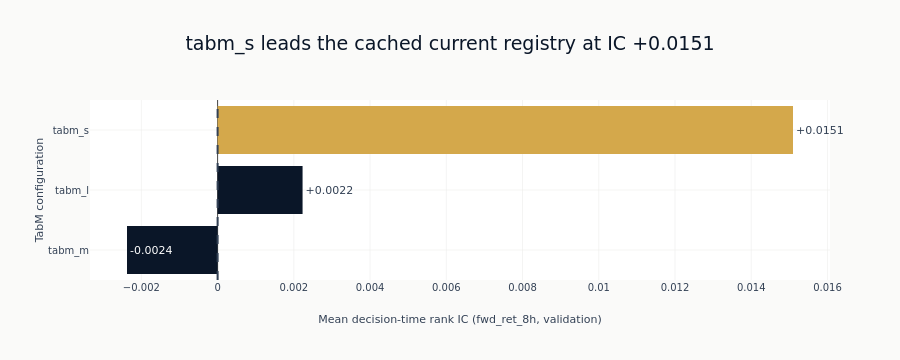

The notebook cell this image was saved under:
### Markdown cell above
The complete-coverage guard prevents a shorter checkpoint history from winning
through missing periods. The current content hash binds this comparison to the
corrected 44-feature lineage and CUDA execution contract.

### Code cell
_selectable_grid = [row for row in grid_results if row["selectable"]]
if _selectable_grid:
    _ranked_grid = sorted(_selectable_grid, key=lambda row: row["best_ic"])
    grid_figure = go.Figure(
        go.Bar(
            x=[row["best_ic"] for row in _ranked_grid],
            y=[row["config_name"] for row in _ranked_grid],
            orientation="h",
            marker_color=[
                style.COLORS["amber"] if row["config_name"] == best_name else style.COLORS["blue"]
                for row in _ranked_grid
            ],
            text=[f"{row['best_ic']:+.4f}" for row in _ranked_grid],
            textposition=["inside" if row["best_ic"] < 0 else "outside" for row in _ranked_grid],
            insidetextfont=dict(color="white"),
            cliponaxis=False,
        )
    )
    grid_figure.add_vline(x=0.0, line=dict(color=style.COLORS["neutral"], dash="dash"))
    _lineage_label = "cached current registry" if cached_mode else "current CUDA run"
    grid_figure.update_layout(
        template="ml4t",
        title=f"{best_name} leads the {_lineage_label} at IC {best_ic:+.4f}",
        xaxis_title=f"Mean decision-time rank IC ({label_col}, validation)",
        yaxis_title="TabM configuration",
        height=360,
        margin=dict(l=90, r=70),
        showlegend=False,
    )
    grid_figure.show()

### Figure 1 — Plotly figure (JSON) as saved in the notebook; plotly's stock layout.template omitted (floating-point values rounded to 4 significant figures)
{"data": [{"cliponaxis": false, "insidetextfont": {"color": "white"}, "marker": {"color": ["#0a1628", "#0a1628", "#D4A84B"]}, "orientation": "h", "text": ["-0.0024", "+0.0022", "+0.0151"], "textposition": ["inside", "outside", "outside"], "type": "bar", "x": [-0.002377, 0.002229, 0.0151], "y": ["tabm_m", "tabm_l", "tabm_s"]}], "layout": {"height": 360, "margin": {"l": 90, "r": 70}, "shapes": [{"line": {"color": "#334155", "dash": "dash"}, "type": "line", "x0": 0.0, "x1": 0.0, "xref": "x", "y0": 0, "y1": 1, "yref": "y domain"}], "showlegend": false, "title": {"text": "tabm_s leads the cached current registry at IC +0.0151"}, "xaxis": {"title": {"text": "Mean decision-time rank IC (fwd_ret_8h, validation)"}}, "yaxis": {"title": {"text": "TabM configuration"}}}}
